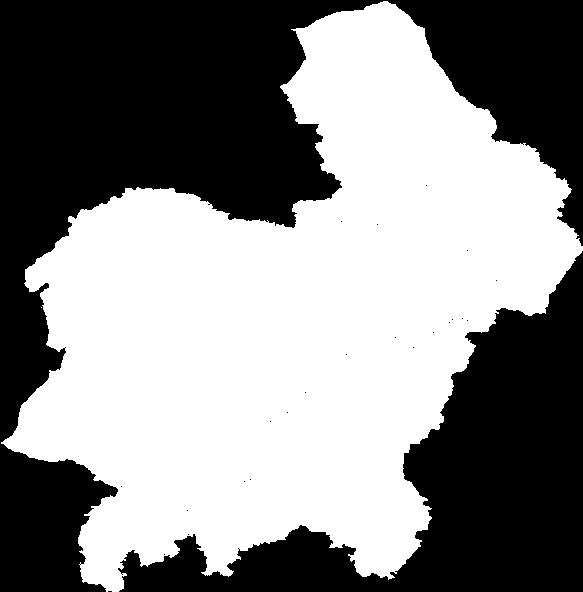
%> input picture 2023/DEM.tif, 583 x 592 px; its folder holds only this picture in this run
$ octave EWM.m   (GNU Octave 9; MATLAB toolbox functions it lacks are replaced by stand-ins)
%> lines starting %> are read from the running program, lines starting %| are printed output that depends on the picture
% 读取TIF图像文件夹中的所有图像
imageFolder = 'F:\SJJ\2023';
imageFiles = dir(fullfile(imageFolder, '*.tif'));

% 初始化变量
numImages = length(imageFiles);
maxSize = [0, 0];

% 找到最大的图像尺寸
for i = 1:numImages
    img = imread(fullfile(imageFolder, imageFiles(i).name));
%> img is the input picture: size 592x583 single; min -3.4e+38, max 1, mean -Inf
    maxSize = max(maxSize, size(img));
%> maxSize = [592 583]
end

% 预分配内存
imageVectors = NaN(prod(maxSize), numImages);

% 将每个图像调整为最大尺寸并转换为一维向量
for i = 1:numImages
    img = imread(fullfile(imageFolder, imageFiles(i).name));
    paddedImg = NaN(maxSize); % 创建填充后的图像
    paddedImg(1:size(img, 1), 1:size(img, 2), :) = img; % 填充图像

    % 将0值替换为一个非常小的正数
    paddedImg(paddedImg == 0) = eps;
%> paddedImg: size 592x583 double; min -3.4e+38, max 1, mean -1.6e+38; mean of the top-left, top-right, bottom-left and bottom-right quarters -2.53e+38, -1.07e+38, -9.6e+37, -1.83e+38

    % 只处理0-1之间的数据，超出范围的数据设置为NaN
    paddedImg(paddedImg < 0 | paddedImg > 1) = NaN;
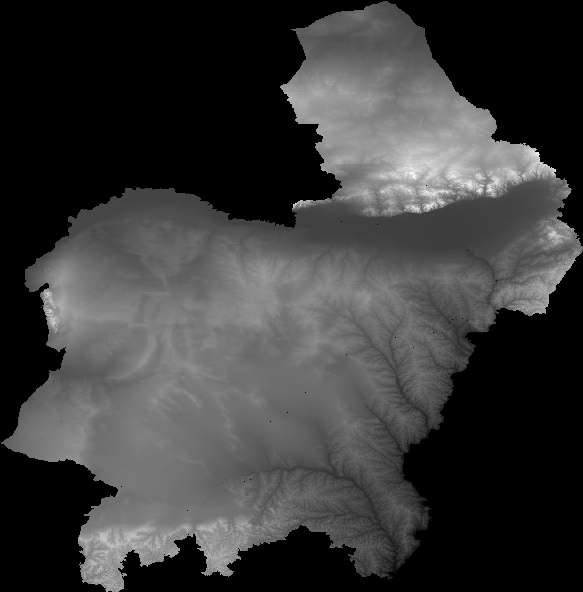
%> paddedImg: size 592x583 double; 46.9% of the values are NaN or infinite; the others: min 2.22e-16, max 1, mean 0.429; drawn with min black, max white, NaN and infinite black

    imgVector = paddedImg(:); % 将图像转换为一维向量
    imageVectors(:, i) = imgVector;
end

% 计算每个向量的熵，忽略NaN值
entropyValues = zeros(1, numImages);
for i = 1:numImages
    validData = imageVectors(:, i);
    validData = validData(~isnan(validData)); % 忽略NaN值
    if isempty(validData)
        entropyValues(i) = NaN; % 如果没有有效数据，设置熵为NaN
    else
        p = validData / (sum(validData) + eps); % 计算概率分布，添加小常数以避免除零
        entropyValues(i) = -sum(p .* log2(p + eps)); % 计算熵
    end
end

% 打印熵值以检查是否有NaN
disp('熵值:');
disp(entropyValues);
%| 17.428

% 计算权重并归一化
validEntropyValues = entropyValues(~isnan(entropyValues));
%> validEntropyValues = 17.43
weights = (1 - validEntropyValues) / sum(1 - validEntropyValues);
%> weights = 1
weights = weights / sum(weights); % 归一化权重

% 输出权重
disp('权重:');
disp(weights);
%| 1
